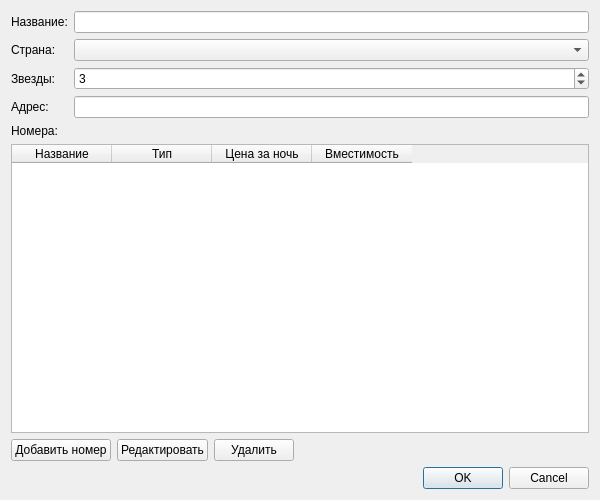
<?xml version="1.0" encoding="UTF-8"?>
<ui version="4.0">
 <class>HotelDialog</class>
 <widget class="QDialog" name="HotelDialog">
  <property name="geometry">
   <rect>
    <x>0</x>
    <y>0</y>
    <width>600</width>
    <height>500</height>
   </rect>
  </property>
  <property name="windowTitle">
   <string>Отель</string>
  </property>
  <layout class="QVBoxLayout" name="verticalLayout">
   <item>
    <layout class="QFormLayout" name="formLayout">
     <item row="0" column="0">
      <widget class="QLabel" name="nameLabel">
       <property name="text">
        <string>Название:</string>
       </property>
      </widget>
     </item>
     <item row="0" column="1">
      <widget class="QLineEdit" name="nameEdit"/>
     </item>
     <item row="1" column="0">
      <widget class="QLabel" name="countryLabel">
       <property name="text">
        <string>Страна:</string>
       </property>
      </widget>
     </item>
     <item row="1" column="1">
      <widget class="QComboBox" name="countryCombo"/>
     </item>
     <item row="2" column="0">
      <widget class="QLabel" name="starsLabel">
       <property name="text">
        <string>Звезды:</string>
       </property>
      </widget>
     </item>
     <item row="2" column="1">
      <widget class="QSpinBox" name="starsSpin">
       <property name="minimum">
        <number>1</number>
       </property>
       <property name="maximum">
        <number>5</number>
       </property>
       <property name="value">
        <number>3</number>
       </property>
      </widget>
     </item>
     <item row="3" column="0">
      <widget class="QLabel" name="addressLabel">
       <property name="text">
        <string>Адрес:</string>
       </property>
      </widget>
     </item>
     <item row="3" column="1">
      <widget class="QLineEdit" name="addressEdit"/>
     </item>
    </layout>
   </item>
   <item>
    <widget class="QLabel" name="roomsLabel">
     <property name="text">
      <string>Номера:</string>
     </property>
    </widget>
   </item>
   <item>
    <widget class="QTableWidget" name="roomsTable">
     <column>
      <property name="text">
       <string>Название</string>
      </property>
     </column>
     <column>
      <property name="text">
       <string>Тип</string>
      </property>
     </column>
     <column>
      <property name="text">
       <string>Цена за ночь</string>
      </property>
     </column>
     <column>
      <property name="text">
       <string>Вместимость</string>
      </property>
     </column>
    </widget>
   </item>
   <item>
    <layout class="QHBoxLayout" name="horizontalLayout">
     <item>
      <widget class="QPushButton" name="addRoomButton">
       <property name="text">
        <string>Добавить номер</string>
       </property>
      </widget>
     </item>
     <item>
      <widget class="QPushButton" name="editRoomButton">
       <property name="text">
        <string>Редактировать</string>
       </property>
      </widget>
     </item>
     <item>
      <widget class="QPushButton" name="deleteRoomButton">
       <property name="text">
        <string>Удалить</string>
       </property>
      </widget>
     </item>
     <item>
      <spacer name="horizontalSpacer">
       <property name="orientation">
        <enum>Qt::Horizontal</enum>
       </property>
       <property name="sizeHint" stdset="0">
        <size>
         <width>40</width>
         <height>20</height>
        </size>
       </property>
      </spacer>
     </item>
    </layout>
   </item>
   <item>
    <widget class="QDialogButtonBox" name="buttonBox">
     <property name="standardButtons">
      <set>QDialogButtonBox::Cancel|QDialogButtonBox::Ok</set>
     </property>
    </widget>
   </item>
  </layout>
 </widget>
 <resources/>
 <connections/>
</ui>
